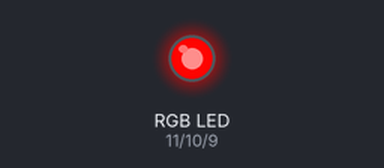
A sketch run on a simulated Arduino Uno, built with avr-gcc and run on an emulated ATmega328P. Shown: an RGB LED mixed from three pins (HIGH = lit). Dim RGB values are drawn brighter than linear.

Above: at 0.05 s.
At 0.9 s:
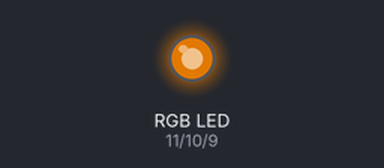
At 1.8 s:
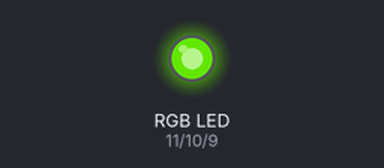
At 3.6 s:
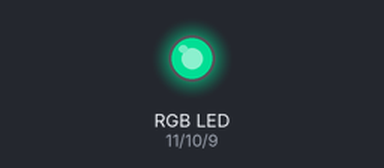
At 5.4 s:
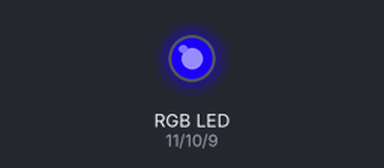
At 7.2 s:
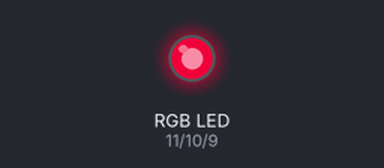
Timing chart, 0 to 10.0 s (numbered marks = the images above):
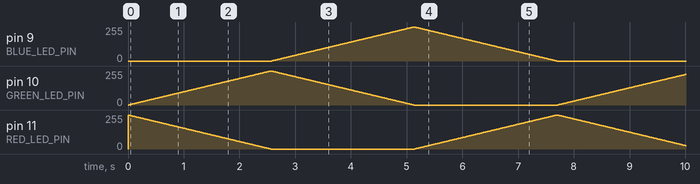

The sketch:

striscia_led.ino
```cpp
#define RED_LED_PIN 11
#define GREEN_LED_PIN 10
#define BLUE_LED_PIN 9

void setup() {
  pinMode(RED_LED_PIN, OUTPUT);
  pinMode(GREEN_LED_PIN, OUTPUT);
  pinMode(BLUE_LED_PIN, OUTPUT);
}

void loop() {
  for(int i = 0; i < 256; i++){
    rgb(255-i, i, 0);
    delay(10);
  }
  for(int i = 0; i < 256; i++){
    rgb(0, 255-i, i);
    delay(10);
  }
  for(int i = 0; i < 256; i++){
    rgb(i, 0, 255-i);
    delay(10);
  }
}

void rgb(int r, int g, int b){
  analogWrite(RED_LED_PIN, r);
  analogWrite(GREEN_LED_PIN, g);
  analogWrite(BLUE_LED_PIN, b);
}
```
